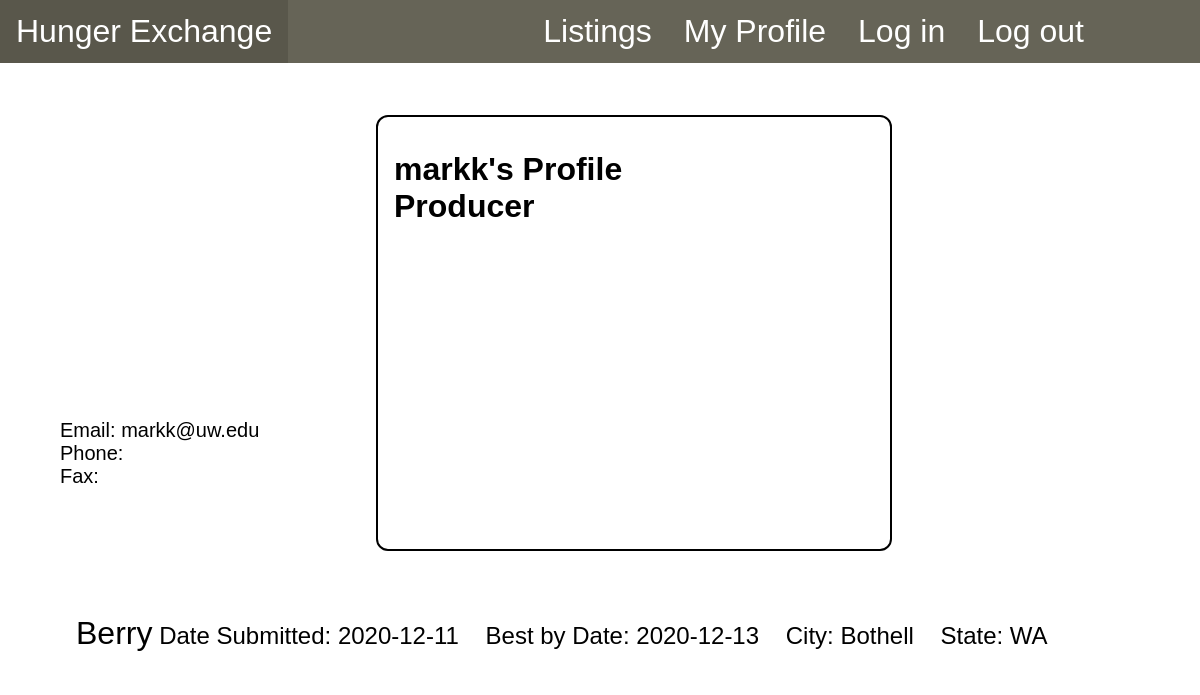
The page /profileView.php?userpage=markk on the database its author committed.
### tables this page shows
CREATE TABLE `contactinformation` (
  `idContactInformation` int(11) NOT NULL,
  `email` varchar(255) DEFAULT NULL,
  `phoneNumber` char(255) DEFAULT NULL,
  `FaxNumber` char(255) DEFAULT NULL,
  `socialMediaId` int(11) DEFAULT NULL
);

CREATE TABLE `users` (
  `idUsers` varchar(36) NOT NULL,
  `userName` varchar(24) DEFAULT NULL,
  `passHash` varchar(255) DEFAULT NULL,
  `userDesc` text,
  `profilePicPath` varchar(255) DEFAULT NULL,
  `contactId` int(11) DEFAULT NULL,
  `userType` int(11) DEFAULT NULL,
  `pImage` varchar(255) DEFAULT NULL
);

CREATE TABLE `listing` (
  `idListing` int(11) NOT NULL,
  `listingDesc` text,
  `listingDate` date NOT NULL,
  `bestByDate` date DEFAULT NULL,
  `city` char(255) DEFAULT NULL,
  `county` char(255) DEFAULT NULL,
  `state` char(255) DEFAULT NULL,
  `listingTitle` varchar(255) DEFAULT NULL,
  `address1` varchar(255) DEFAULT NULL,
  `address2` varchar(255) DEFAULT NULL,
  `lsImage` varchar(255) DEFAULT NULL
);

### profileView.php (the view, shortened to what this page needs)
<?php
require_once 'config.inc.php';
?>
<!DOCTYPE html>
<html>
<head>
<link rel="stylesheet" href = "profile.css">
  <?php
  require_once 'navbar.php';
  if(isset($_GET["userpage"])){
    $curruserName = $_GET["userpage"];
    try{
      $stmt = $conn->stmt_init();
      $query = "SELECT userName,userType FROM users WHERE userName = ?";
      $stmt->prepare($query);
      $stmt->bind_param("s",$curruserName);
      $stmt->execute();
      $stmt->bind_result($usertitle,$usertype);
	$usertypename = "Producer";
      echo"<br><title> Profile: ".$usertitle. "</title><br>";
    }
    catch(mysqli_sql_exception $excep){
      echo "Database error:" . $conn->error;
      throw $excep;
    }
  }
  ?>
</head>
<body>
<div class="page">
<div class="profileholder">
  <div class = "leftholder">
    <div class = "imageholder">
    </div>
    <div class = "AccountContact">
      <ul>
      <?php
      if(isset($_GET["userpage"])){
        $curruserName = $_GET["userpage"];
        try{
          $stmt = $conn->stmt_init();
          $query = "SELECT ci.email,ci.phoneNumber,ci.FaxNumber FROM contactinformation ci
          INNER JOIN users u ON u.contactId = ci.idContactInformation
          WHERE userName = ?";
          $stmt->prepare($query);
          $stmt->bind_param("s",$curruserName);
          $stmt->execute();
          $stmt->bind_result($email,$phonenumber,$Fax);
          echo "<li>Email: ".$email." <br> Phone: ".$phonenumber." <br> Fax: ".$Fax."</li>";
        }
        catch(mysqli_sql_exception $excep){
          echo "Database error:" . $conn->error;
          throw $excep;
        }
      }
      ?>
    </ul>
    </div>
  </div>
  <div class = "rightholder">
  <div class = "UserDescHolder">
    <?php
    echo"<br><h1>".$usertitle."'s Profile<br>". $usertypename. "</h1>";
    ?>
  </div>
</div>
</div>
<div class = "UserProducelist">
  <ul>
    <?php
    if(isset($_GET["userpage"])){
      $curruserName = $_GET["userpage"];
      $stmt = $conn->stmt_init();
      try{
        $query = "SELECT l.idListing, l.listingTitle, l.listingDate, l.bestByDate, l.city, l.state
        FROM listing l INNER JOIN listinguser ul ON ul.idListing = l.idListing
        INNER JOIN users u ON ul.idUsers = u.idUsers
        WHERE u.userName = ?
        ORDER BY l.listingDate";
        $stmt->prepare($query);
        $stmt->bind_param("s",$curruserName);
        $stmt->execute();
        $stmt->bind_result($qlistId,$qlistTitle,$qlistDate,$qBestByDate,$qCity,$qstate);
        echo "<ul>";
          while($stmt->fetch()){
            echo "<li><a href='listing.php?id=". $qlistId. "'>".$qlistTitle.'</a>'. "   Date Submitted: "
            . $qlistDate." &nbsp;&nbsp;&nbsp;Best by Date: ". $qBestByDate." &nbsp;&nbsp;&nbsp;City: ". $qCity." &nbsp;&nbsp;&nbsp;State: ".$qstate."
            <div class = 'deletebutton'></div></li>";
          }
        echo "</ul>";
      }
      catch(mysqli_sql_exception $excep){
        echo "Database error:" . $conn->error;
        throw $excep;
      }
    }
    ?>
  </ul>
</div>
</div>
</body>
</html>

### profile.css (style rules this page uses)
.page { display: flex; flex-direction: column; }
.profileholder { display: flex; flex-direction: row; padding-left: 5%; flex-wrap: wrap; }
.UserDescHolder { padding: 1rem; min-height: 50vh; width: 40vw; float: right; border: 2px solid black; margin: 1rem; border-radius: 12px; border-collapse: separate; }
.UserDescHolder h1 { margin: 0; padding: 0; }
.imageholder { width:20rem; height:20rem; }
.UserProducelist { padding-left: 5%; }
.UserProducelist a { padding: 1rem; font-size: 1.25rem; border: 2px solid black; text-decoration: none; background-color: white; color: black; border-radius: 12px; }
.UserProducelist li a { text-decoration: none; font-size: 2rem; margin: 0; padding: 0; background-color: transparent; outline-style: none; border: none; color: black; }
.UserProducelist ul { margin-top: 2rem; list-style-type: none; padding: 0; }
.UserProducelist li { font-size: 1.5rem; background-color: white; padding: 1rem; }
.AccountContact ul { list-style-type: none; font-size: 1.25rem; padding: 0; }
.imageholder { height: 300px; width: 300px; }

### navbar.css (style rules this page uses)
head { margin:0px; }
body { font-family: Arial; margin: 0; padding: 0; background-color: ###ede7ca; }

### rows shown on the page
contactinformation: email "markk@uw.edu"
users: userName "markk"
listing: listingTitle "Berry", listingDate "2020-12-11", bestByDate "2020-12-13", city "Bothell", state "WA"

### other values the page prints
$usertypename "Producer"
